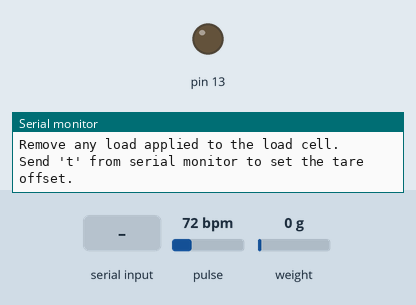
Simulated run of this sketch. Board: Arduino Uno, built with avr-gcc and run on an emulated ATmega328P. Parts: output pins drawn as LEDs (lit = HIGH), the last lines printed to the serial monitor. Dashed ring = blinking. The test bench sets the inputs (shaded band); at power-on: pulse 72 bpm, weight on the scale 0 g. EEPROM starts erased.

Above: at 3.3 s.
3.4 s: "t90\n" received over Serial
4.9 s: "y90\n" received over Serial
At 5.28 s:
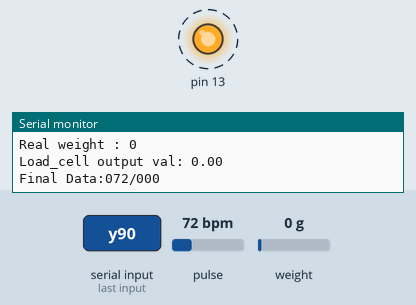
7.9 s: "c90\n" received over Serial
At 8.3 s:
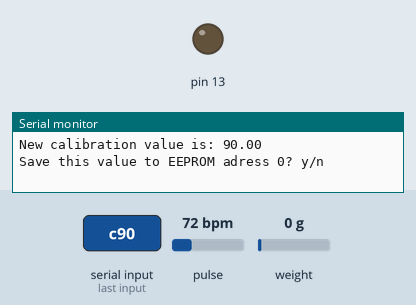
9.4 s: "y,45\n" received over Serial
At 10.02 s:
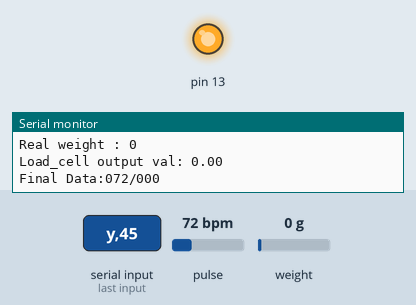
11.3 s: pulse set to 42 bpm
12.9 s: weight on the scale set to 100 g
Timing chart, 0 to 15.5 s (numbered marks = the images above; inputs shaded):
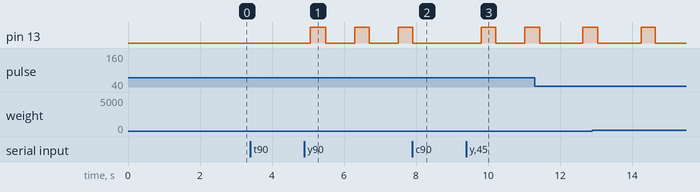

Measured:
- after the input at 4.9 s, pin 13: alternates HIGH for 0.41 s and LOW for 0.80 s, starting after 0.17 s
- after the input at 7.9 s, pin 13: goes on until 7.9 s, then stays LOW
- after the input at 9.4 s, pin 13: LOW → HIGH after 0.41 s, → LOW 0.41 s later, → HIGH 0.80 s later

The sketch:

hc06_pulse_hx711.ino
```cpp
#define USE_ARDUINO_INTERRUPTS true
#include <PulseSensorPlayground.h>
#include <SoftwareSerial.h>


#include <HX711_ADC.h>
#include <EEPROM.h>

#include <stdio.h>
//pins
const int HX711_dout = 4; //mcu > HX711 dout pin
const int HX711_sck = 5; //mcu > HX711 sck pin

//HX711 constructor
HX711_ADC LoadCell(HX711_dout, HX711_sck);
//Hc-06 conneciton
SoftwareSerial connection(8,7);//RX,TX

const int calVal_eepromAdress = 0;
long t;
char bufWeight[3];

//pulse sensor data
const int PulseWire = 0; // analog pin for pulse sensor
int pulse;
int Threshold = 510;
char tempPulse[3];
char totalData[7]; // contains weight and pulse value
char finalData[7]; // contains data to be sent to STM32
int flag = 0; // to check if the pulse reading is present
int counterForMeasurementRange = 0;
int thresholdForMeasurement = 15;

PulseSensorPlayground pulseSensor; // to create a pulse object

void setup() {
  Serial.begin(57600); delay(10);
  Serial.println();
  Serial.println("Starting...");

  LoadCell.begin();
  long stabilizingtime = 2000; // preciscion right after power-up can be improved by adding a few seconds of stabilizing time
  boolean _tare = false; //set this to false if you don't want tare to be performed in the next step**
  LoadCell.start(stabilizingtime, _tare);
  if (LoadCell.getTareTimeoutFlag() || LoadCell.getSignalTimeoutFlag()) {
    Serial.println("Timeout, check MCU>HX711 wiring and pin designations");
    while (1);
  }
  else {
    LoadCell.setCalFactor(1.0); // user set calibration value (float), initial value 1.0 may be used for this sketch
    Serial.println("Startup is complete");
  }
  while (!LoadCell.update());
  calibrate(); //start calibration procedure

  connection.begin(9600);

  pulseSensor.analogInput(PulseWire); //pin for pulse sensor
  pulseSensor.blinkOnPulse(13);
  pulseSensor.setThreshold(Threshold);

  if (pulseSensor.begin()) {
    Serial.println("Pulse sensor crated.");
  }

  //initialize total data
  totalData[0] = '0';
  totalData[1] = '0';
  totalData[2] = '0';
  totalData[3] = '/';
  totalData[4] = '0';
  totalData[5] = '0';
  totalData[6] = '0';

}

void loop() {
  static boolean newDataReady = 0;
  const int serialPrintInterval = 0; //increase value to slow down serial print activity

  // TO GET PULSE VALUE
  if (pulseSensor.sawStartOfBeat()) {
    pulse = pulseSensor.getBeatsPerMinute();
    Serial.print("BPM: ");
    Serial.print(pulse);

    if(pulse < 100)
    {
      Serial.println(pulse);
      if(pulse > 50){
          itoa(pulse,tempPulse,10);
          totalData[0] = '0';
          totalData[1] = tempPulse[0];
          totalData[2] = tempPulse[1];
          flag = 1;
      }
    }

    else
    {
      Serial.println(pulse);
      if(pulse < 120){
          itoa(pulse,tempPulse,10);
          totalData[0] = tempPulse[0];
          totalData[1] = tempPulse[1];
          totalData[2] = tempPulse[2];
          flag=1;
      }
    }

  }
  totalData[3] = '/';
  // check for new data/start next conversion:
  if (LoadCell.update()) newDataReady = true;

  // get smoothed value from the dataset:
  if (newDataReady) {
    if (millis() > t + serialPrintInterval) {
      float tempWeight = LoadCell.getData();
      int realWeight = (int)(tempWeight/1000.0);

      // FOR DEBUGGING;
      Serial.print("Real weight : ");
      Serial.println(realWeight);

      itoa(realWeight, bufWeight, 10);
      if (realWeight < 10){
          totalData[4] = '0';
          totalData[5] = '0';
          totalData[6] = bufWeight[0];
      }
      else if (realWeight >= 10 && realWeight < 100){
          totalData[4] = '0';
          totalData[5] = bufWeight[0];
          totalData[6] = bufWeight[1];
      }
      else {
        totalData[4] = bufWeight[0];
        totalData[5] = bufWeight[1];
        totalData[6] = bufWeight[2];
      }

      // FOR DEBUGGING
      Serial.print("Load_cell output val: ");
      Serial.println(tempWeight);

      newDataReady = 0;
      t = millis();

    }

    else{
      // Nothing to do.
    }

  }

  // receive command from serial terminal
  if (Serial.available() > 0) {
    float i;
    char inByte = Serial.read();
    if (inByte == 't') LoadCell.tareNoDelay(); //tare
    else if (inByte == 'r') calibrate(); //calibrate
    else if (inByte == 'c') changeSavedCalFactor(); //edit calibration value manually
  }

  // check if last tare operation is complete
  if (LoadCell.getTareStatus() == true) {
    Serial.println("Tare complete");
  }

  finalData[0] = totalData[0];
  finalData[1] = totalData[1];
  finalData[2] = totalData[2];
  finalData[3] = totalData[3];
  finalData[4] = totalData[4];
  finalData[5] = totalData[5];
  finalData[6] = totalData[6];
  finalData[7] = '\0';

  // FOR DEBUGGING
  Serial.print("Final Data:");
  Serial.println(finalData);

  if(flag == 1){
    counterForMeasurementRange++;
  }

  if (counterForMeasurementRange >= thresholdForMeasurement){
      totalData[0] = '0';
      totalData[1] = '0';
      totalData[2] = '0';
      flag = 0;
      counterForMeasurementRange = 0;
  }
  connection.print(finalData); // To send data from ESP32 to STM32
  delay(400);
}

/**
 * It needs to calibrate HX711 load cells.
 */
void calibrate() {
  Serial.println("***");
  Serial.println("Start calibration:");
  Serial.println("Place the load cell an a level stable surface.");
  Serial.println("Remove any load applied to the load cell.");
  Serial.println("Send 't' from serial monitor to set the tare offset.");

  boolean _resume = false;
  while (_resume == false) {
    LoadCell.update();
    if (Serial.available() > 0) {
      if (Serial.available() > 0) {
        float i;
        char inByte = Serial.read();
        if (inByte == 't') LoadCell.tareNoDelay();
      }
    }
    if (LoadCell.getTareStatus() == true) {
      Serial.println("Tare complete");
      _resume = true;
    }
  }

  Serial.println("Now, place your known mass on the loadcell.");
  Serial.println("Then send the weight of this mass (i.e. 100.0) from serial monitor.");

  float known_mass = 0;
  _resume = false;
  while (_resume == false) {
    LoadCell.update();
    if (Serial.available() > 0) {
      known_mass = Serial.parseFloat();
      if (known_mass != 0) {
        Serial.print("Known mass is: ");
        Serial.println(known_mass);
        _resume = true;
      }
    }
  }

  LoadCell.refreshDataSet(); //refresh the dataset to be sure that the known mass is measured correct
  float newCalibrationValue = LoadCell.getNewCalibration(known_mass); //get the new calibration value

  Serial.print("New calibration value has been set to: ");
  Serial.print(newCalibrationValue);
  Serial.println(", use this as calibration value (calFactor) in your project sketch.");
  Serial.print("Save this value to EEPROM adress ");
  Serial.print(calVal_eepromAdress);
  Serial.println("? y/n");

  _resume = false;
  while (_resume == false) {
    if (Serial.available() > 0) {
      char inByte = Serial.read();
      if (inByte == 'y') {
#if defined(ESP8266)|| defined(ESP32)
        EEPROM.begin(512);
#endif
        EEPROM.put(calVal_eepromAdress, newCalibrationValue);
#if defined(ESP8266)|| defined(ESP32)
        EEPROM.commit();
#endif
        EEPROM.get(calVal_eepromAdress, newCalibrationValue);
        Serial.print("Value ");
        Serial.print(newCalibrationValue);
        Serial.print(" saved to EEPROM address: ");
        Serial.println(calVal_eepromAdress);
        _resume = true;

      }
      else if (inByte == 'n') {
        Serial.println("Value not saved to EEPROM");
        _resume = true;
      }
    }
  }

  Serial.println("End calibration");
  Serial.println("***");
  Serial.println("To re-calibrate, send 'r' from serial monitor.");
  Serial.println("For manual edit of the calibration value, send 'c' from serial monitor.");
  Serial.println("***");
}

void changeSavedCalFactor() {
  float oldCalibrationValue = LoadCell.getCalFactor();
  boolean _resume = false;
  Serial.println("***");
  Serial.print("Current value is: ");
  Serial.println(oldCalibrationValue);
  Serial.println("Now, send the new value from serial monitor, i.e. 696.0");
  float newCalibrationValue;
  while (_resume == false) {
    if (Serial.available() > 0) {
      newCalibrationValue = Serial.parseFloat();
      if (newCalibrationValue != 0) {
        Serial.print("New calibration value is: ");
        Serial.println(newCalibrationValue);
        LoadCell.setCalFactor(newCalibrationValue);
        _resume = true;
      }
    }
  }
  _resume = false;
  Serial.print("Save this value to EEPROM adress ");
  Serial.print(calVal_eepromAdress);
  Serial.println("? y/n");
  while (_resume == false) {
    if (Serial.available() > 0) {
      char inByte = Serial.read();
      if (inByte == 'y') {
#if defined(ESP8266)|| defined(ESP32)
        EEPROM.begin(512);
#endif
        EEPROM.put(calVal_eepromAdress, newCalibrationValue);
#if defined(ESP8266)|| defined(ESP32)
        EEPROM.commit();
#endif
        EEPROM.get(calVal_eepromAdress, newCalibrationValue);
        Serial.print("Value ");
        Serial.print(newCalibrationValue);
        Serial.print(" saved to EEPROM address: ");
        Serial.println(calVal_eepromAdress);
        _resume = true;
      }
      else if (inByte == 'n') {
        Serial.println("Value not saved to EEPROM");
        _resume = true;
      }
    }
  }
  Serial.println("End change calibration value");
  Serial.println("***");
}
```
